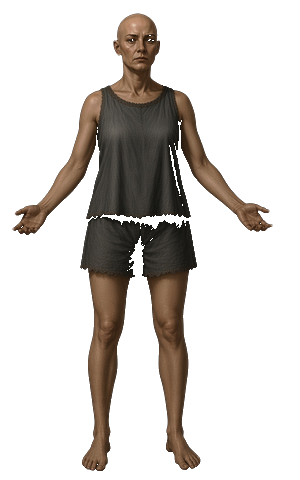
#> input picture art/src/wip/paperdoll_weapons_batch1/sources/reference/body_f_CC0.png, 300 x 480 px
$ python -i paint_helper.py   (imports and definitions only)
#> lines starting #> are read from the running program, lines starting #| are printed output that depends on the picture
from PIL import Image
import numpy as np,cv2
def paint(path):
#> called with path = 'reference/body_f_CC0.png'
 a=np.array(Image.open(path).convert('RGBA')).astype(np.float32)/255.;al=a[...,3:];rgb=a[...,:3]
#> after `al = a[..., 3:]`:
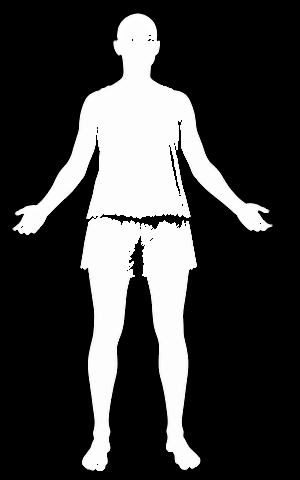
#> al: shape (480, 300, 1) float32; min 0, max 1, mean 0.239
#> after `rgb = a[..., :3]`:
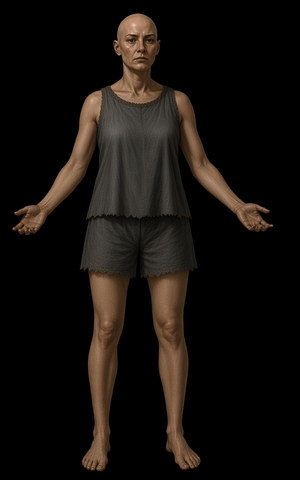
#> rgb: shape (480, 300, 3) float32; mean R, G, B 0.0811, 0.064, 0.0495
 # painterly pass on straight colour: edge-preserving flattening of CG micro-noise, then gentle local contrast/unsharp
 u8=(np.clip(rgb,0,1)*255).astype(np.uint8)
 f=cv2.bilateralFilter(u8,7,18,5).astype(np.float32)/255.
 lab=cv2.cvtColor((f*255).astype(np.uint8),cv2.COLOR_RGB2LAB);cl=cv2.createCLAHE(1.6,(8,8));lab[...,0]=cl.apply(lab[...,0]);f=cv2.cvtColor(lab,cv2.COLOR_LAB2RGB).astype(np.float32)/255.
#> after `lab = cv2.cvtColor((f * 255).astype(np.uint8), cv2.COLOR_RGB2LAB)`: lab: shape (480, 300, 3); mean of channels 0, 1, 2 18.3, 129.3, 130.9
#> after `lab[..., 0] = cl.apply(lab[..., 0])`: lab: shape (480, 300, 3); mean of channels 0, 1, 2 26.3, 129.3, 130.9
#> after `f = cv2.cvtColor(lab, cv2.COLOR_LAB2RGB).astype(np.float32) / 255.0`: f: shape (480, 300, 3) float32; mean of channels 0, 1, 2 0.115, 0.0972, 0.0819
 bl=cv2.GaussianBlur(f,(0,0),1.6);f=np.clip(f+.45*(f-bl),0,1)
#> after `bl = cv2.GaussianBlur(f, (0, 0), 1.6)`: bl: shape (480, 300, 3) float32; mean of channels 0, 1, 2 0.115, 0.0972, 0.0819
#> after `f = np.clip(f + 0.45 * (f - bl), 0, 1)`: f: shape (480, 300, 3) float32; mean of channels 0, 1, 2 0.116, 0.0975, 0.0821
 # restrained highlights: soft shoulder above 0.78
 f=np.where(f>.78,.78+(f-.78)*.55,f)
#> f: shape (480, 300, 3) float32; mean of channels 0, 1, 2 0.115, 0.0975, 0.0821
 pm=np.concatenate([f*al,al],2)
#> pm: shape (480, 300, 4) float32; mean of channels 0, 1, 2, 3 0.102, 0.0849, 0.0699, 0.239
 p=np.stack([np.array(Image.fromarray(pm[...,c]).resize((300,480),Image.Resampling.LANCZOS)) for c in range(4)],2);A=np.clip(p[...,3:],0,1);c=np.where(A>1e-5,p[...,:3]/np.maximum(A,1e-5),0)
#> after `c = np.where(A > 1e-05, p[..., :3] / np.maximum(A, 1e-05), 0)`: c: shape (480, 300, 3) float32; mean of channels 0, 1, 2 0.104, 0.0861, 0.0709
 v=np.rint(np.clip(np.concatenate([c,A],2),0,1)*255).astype(np.uint8);v[v[...,3]==0]=0;return Image.fromarray(v,'RGBA')
#> after `v = np.rint(np.clip(np.concatenate([c, A], 2), 0, 1) * 255).astype(np.`: v: shape (480, 300, 4); mean of channels 0, 1, 2, 3 26.5, 22, 18.1, 61.1

>>> result = paint('reference/body_f_CC0.png')
